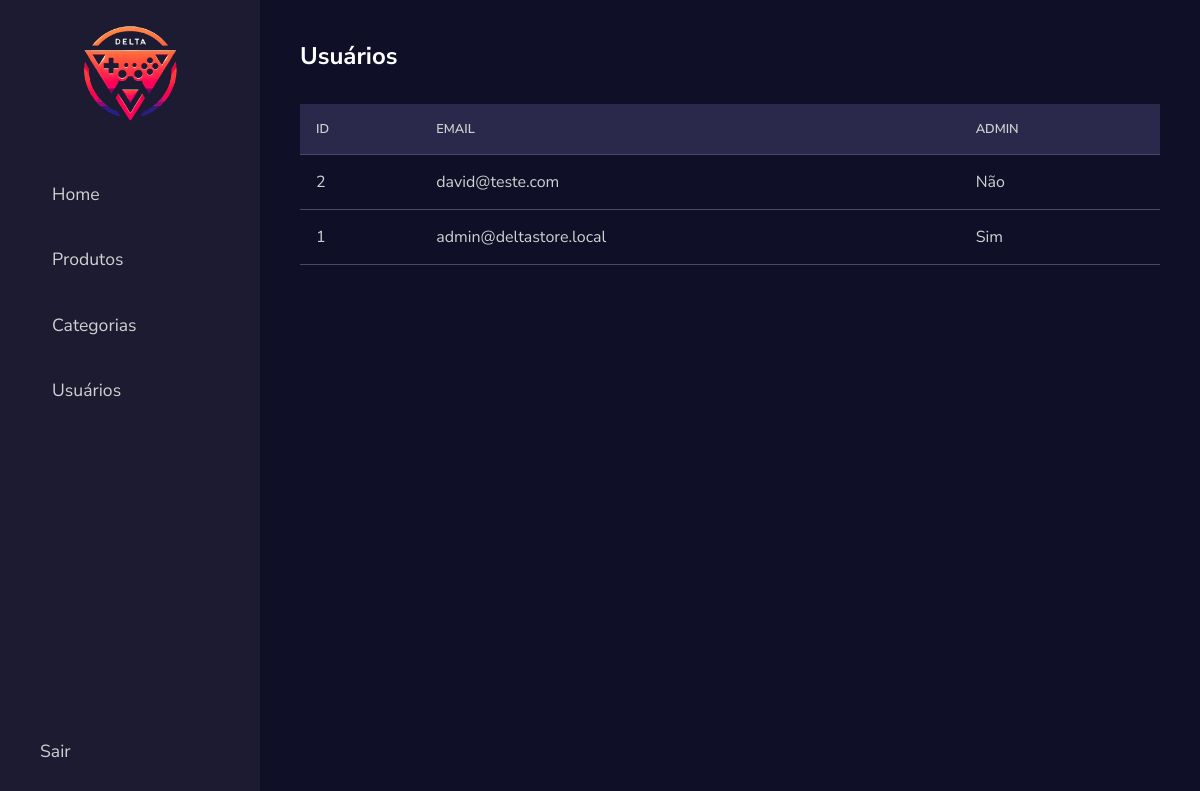
Page /src/pages/admin/admin-usuarios.php (signed in) on the earlier database version.
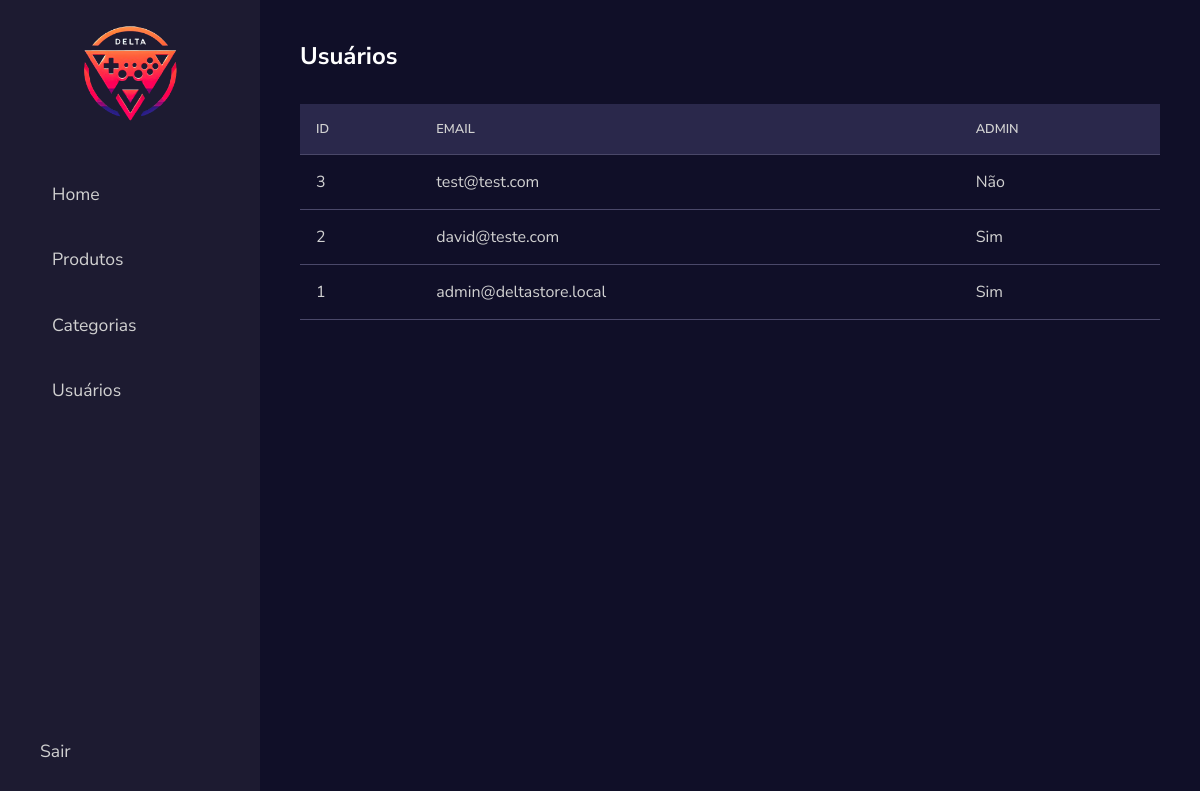
Same page on the later database version.
### tables this page shows
CREATE TABLE users (
    id INTEGER PRIMARY KEY AUTOINCREMENT,
    email TEXT UNIQUE NOT NULL,
    password TEXT NOT NULL,
    is_admin INTEGER DEFAULT 0
);

### src/includes/db.php (called while the page is built, shortened)
<?php
$dbFile = __DIR__ . '/../db/database.sqlite';
try {
    $pdo = new PDO('sqlite:' . $dbFile);
    $pdo->setAttribute(PDO::ATTR_ERRMODE, PDO::ERRMODE_EXCEPTION);
} catch (Exception $e) {
    die('Erro ao conectar ao banco: ' . $e->getMessage());
}
function queryAll($sql, $params = []) {
    global $pdo;
    $stmt = $pdo->prepare($sql);
    $stmt->execute($params);
    return $stmt->fetchAll(PDO::FETCH_ASSOC);
}

### src/pages/admin/admin-usuarios.php (the view, shortened to what this page needs)
<?php
require_once __DIR__ . '/../../includes/db.php';
$users = queryAll('SELECT id, email, is_admin FROM users ORDER BY id DESC');
?>
<!DOCTYPE html>
<html lang="pt-br">
<head>
    <link rel="stylesheet" href="/src/pages/admin/styles/admin-style.css">
</head>
<body>
    <div class="admin-container">
        <aside class="sidebar">
            <div class="sidebar-header">
                <img src="/src/assets/images/logodelta.png" alt="Logo Delta" class="sidebar-logo">
            </div>
            <nav class="sidebar-nav">
                <ul>
                    <li><a href="/src/pages/admin/admin-index.php"><i class="fas fa-home"></i> Home</a></li>
                    <li><a href="/src/pages/admin/admin-produtos.php"><i class="fas fa-box-open"></i> Produtos</a></li>
                    <li><a href="/src/pages/admin/admin-categorias.php"><i class="fas fa-tags"></i> Categorias</a></li>
                    <li class="active"><a href="/src/pages/admin/admin-usuarios.php"><i class="fas fa-users"></i> Usuários</a></li>
                </ul>
            </nav>
            <div class="sidebar-footer">
                <a href="/src/actions/logout.php"><i class="fas fa-sign-out-alt"></i> Sair</a>
            </div>
        </aside>
        <main class="main-content">
            <header class="main-header">
                <h2>Usuários</h2>
            </header>
            <section class="content-table">
                <table>
                    <thead>
                        <tr><th>ID</th><th>Email</th><th>Admin</th></tr>
                    </thead>
                    <tbody>
                        <?php foreach($users as $u): ?>
                        <tr>
                            <td><?php echo $u['id']; ?></td>
                            <td><?php echo htmlspecialchars($u['email']); ?></td>
                            <td><?php echo !empty($u['is_admin']) ? 'Sim' : 'Não'; ?></td>
                        </tr>
                        <?php endforeach; ?>
                    </tbody>
                </table>
            </section>
        </main>
    </div>
</body>
</html>

### src/pages/admin/styles/admin-style.css (style rules this page uses)
:root { --cor-fundo-principal: #100f28; --cor-fundo-sidebar: #1d1b31; --cor-fundo-tabela-header: #2a284b; --cor-texto-principal: #ffffff; --cor-texto-secundario: #d1d1d1; --cor-borda: #4a4869; --cor-botao-cadastro: #f0f0f0; --cor-botao-texto: #333; }
* { margin: 0; padding: 0; box-sizing: border-box; }
body { font-family: 'Nunito Sans', sans-serif; background-color: var(--cor-fundo-principal); color: var(--cor-texto-principal); display: flex; }
.admin-container { display: flex; width: 100%; min-height: 100vh; }
.sidebar { width: 260px; background-color: var(--cor-fundo-sidebar); display: flex; flex-direction: column; padding: 1.5rem; }
.sidebar-header { text-align: center; margin-bottom: 2.5rem; }
.sidebar-logo { max-width: 100px; }
.sidebar-nav ul { list-style: none; }
.sidebar-nav li { margin-bottom: 1rem; }
.sidebar-nav a { color: var(--cor-texto-secundario); text-decoration: none; font-size: 1.1rem; display: block; padding: 0.8rem 1rem; border-radius: 8px; transition: background-color 0.3s, color 0.3s; }
.sidebar-footer { margin-top: auto; }
.sidebar-footer a { color: var(--cor-texto-secundario); text-decoration: none; font-size: 1.1rem; display: block; padding: 0.8rem 1rem; }
.main-content { flex-grow: 1; padding: 2.5rem; }
.main-header { display: flex; justify-content: space-between; align-items: center; margin-bottom: 2rem; }
.content-table { width: 100%; }
table { width: 100%; border-collapse: collapse; }
th, td { padding: 1rem; text-align: left; border-bottom: 1px solid var(--cor-borda); vertical-align: middle; }
thead { background-color: var(--cor-fundo-tabela-header); }
th { font-size: 0.8rem; text-transform: uppercase; color: var(--cor-texto-secundario); font-weight: 600; }
tbody tr { transition: background-color 0.2s; }
td { color: var(--cor-texto-secundario); }

Differences in the rows shown:
added users: id "3", email "test@test.com", is_admin "Não"
changed users "david@teste.com": is_admin "Não" → "Sim"
